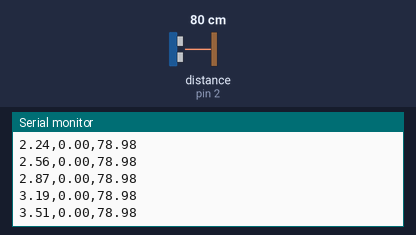
Bench run of a sketch on a simulated Arduino Uno, built with avr-gcc and run on an emulated ATmega328P. Shown: the last lines printed to the serial monitor. Wiring (inferred from the names in the program): ultrasonic range finder: trigger pin 4; echo pin 2. The inputs (shaded band) are chosen by the test bench; at power-on: distance to the obstacle (sensor on pin 2) 80 cm. The echo pulse lasts 58.3 µs per cm.

Above: at 6.2 s.
6.3 s: distance to the obstacle (sensor on pin 2) set to 2 cm
At 6.39 s:
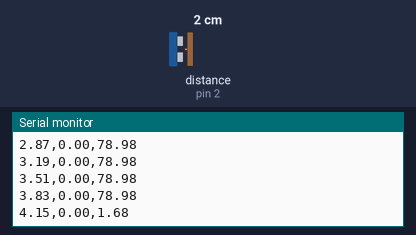
7.8 s: distance to the obstacle (sensor on pin 2) set to 4 cm
At 15.2 s:
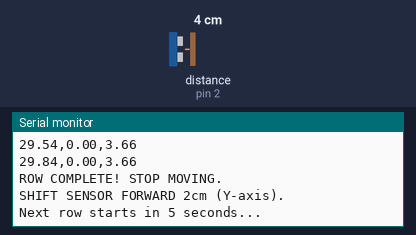
Timing chart, 0 to 15.3 s (numbered marks = the images above; inputs shaded):
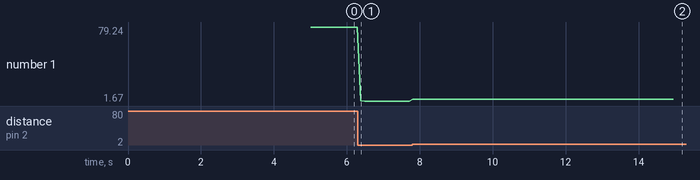

The sketch:

Arduino_code.ino
```cpp
const int TRIG_PIN = 4;
const int ECHO_PIN = 2;

// Grid Parameters
const float SCAN_WIDTH_CM = 30.0;
const float Y_STEP_CM = 2.0;
const int TOTAL_ROWS = 4;
const unsigned long SWEEP_TIME_MS = 10000; // 10 seconds per sweep
const unsigned long SAMPLE_RATE_MS = 100;  // 10Hz reading rate

int currentRow = 0;
bool isScanning = false;
unsigned long rowStartTime = 0;

void setup() {
  Serial.begin(115200);
  pinMode(TRIG_PIN, OUTPUT);
  pinMode(ECHO_PIN, INPUT);

  Serial.println("--- 3D MANUAL LAWNMOWER SCANNER ---");
  Serial.println("Position sensor at the START (X=0, Y=0).");
  Serial.println("Starting in 5 seconds...");
  delay(5000);
}

void loop() {
  if (currentRow < TOTAL_ROWS) {
    if (!isScanning) {
      // Print instructions for the current row
      Serial.print("START ROW ");
      Serial.print(currentRow);

      if (currentRow % 2 == 0) {
        Serial.println(" ---> SWEEP LEFT TO RIGHT (0 to 30cm)!");
      } else {
        Serial.println(" <--- SWEEP RIGHT TO LEFT (30 to 0cm)!");
      }

      isScanning = true;
      rowStartTime = millis();

    } else {
      // Actively scanning the row
      unsigned long elapsedTime = millis() - rowStartTime;

      if (elapsedTime <= SWEEP_TIME_MS) {
        float currentY = currentRow * Y_STEP_CM;
        float currentX = 0.0;

        // Calculate X based on the direction of the sweep
        if (currentRow % 2 == 0) {
          // Even rows (0, 2): Hand moves Left to Right (0 to 30)
          currentX = ((float)elapsedTime / SWEEP_TIME_MS) * SCAN_WIDTH_CM;
        } else {
          // Odd rows (1, 3): Hand moves Right to Left (30 to 0)
          currentX = SCAN_WIDTH_CM - (((float)elapsedTime / SWEEP_TIME_MS) * SCAN_WIDTH_CM);
        }

        float distanceZ = readDistance();

        // Print data as: X, Y, Z
        Serial.print(currentX); Serial.print(",");
        Serial.print(currentY); Serial.print(",");
        Serial.println(distanceZ);

        delay(SAMPLE_RATE_MS);

      } else {
        // The 10-second sweep is finished
        isScanning = false;
        currentRow++;

        if (currentRow < TOTAL_ROWS) {
           Serial.println("ROW COMPLETE! STOP MOVING.");
           Serial.println("SHIFT SENSOR FORWARD 2cm (Y-axis).");
           Serial.println("Next row starts in 5 seconds...");
           delay(1000); Serial.println("4..."); delay(1000);
           Serial.println("3..."); delay(1000);
           Serial.println("2..."); delay(1000);
           Serial.println("1..."); delay(1000);
        } else {
           Serial.println("--- ALL 4 ROWS COMPLETE! ---");
           Serial.println("Copy your data to generate the 3D Map.");
        }
      }
    }
  }
}

// Distance sensing function
float readDistance() {
  digitalWrite(TRIG_PIN, LOW);
  delayMicroseconds(2);
  digitalWrite(TRIG_PIN, HIGH);
  delayMicroseconds(10);
  digitalWrite(TRIG_PIN, LOW);

  long dur = pulseIn(ECHO_PIN, HIGH, 30000);
  if (dur == 0) return -1.0;
  return dur * 0.034 / 2.0;
}
```

Measured:
- after the input at 6.3 s, the serial monitor: prints a new line after 0.09 s (image 1)
- plotted number 1: 78.98 → 1.67 after the input at 6.3 s
